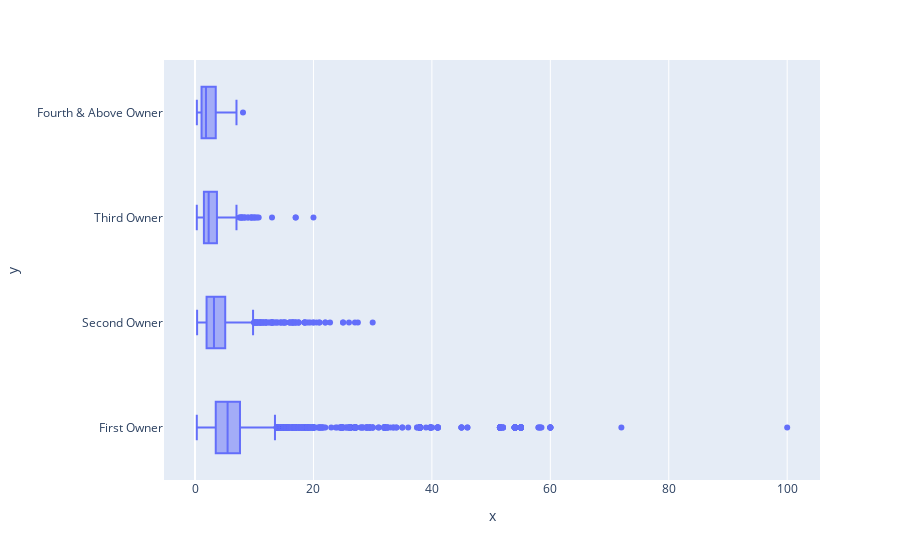

Notebook cell for this chart:
### Code cell
plx.box(y=df['owner'],x=df['selling_price'])

### Figure 1 — Plotly figure (JSON) as saved in the notebook; plotly's stock layout.template omitted (floating-point values rounded to 4 significant figures; data arrays with more than 128 entries replaced by an {"elided": "..."} marker saying what was removed)
{"data": [{"alignmentgroup": "True", "hovertemplate": "x=%{x}<br>y=%{y}<extra></extra>", "legendgroup": "", "marker": {"color": "#636efa"}, "name": "", "notched": false, "offsetgroup": "", "orientation": "h", "showlegend": false, "type": "box", "x": {"elided": "7901 float values"}, "x0": " ", "xaxis": "x", "y": {"elided": "7901 str values"}, "y0": " ", "yaxis": "y"}], "layout": {"boxmode": "group", "legend": {"tracegroupgap": 0}, "margin": {"t": 60}, "xaxis": {"anchor": "y", "domain": [0, 1], "title": {"text": "x"}}, "yaxis": {"anchor": "x", "domain": [0, 1], "title": {"text": "y"}}}}
